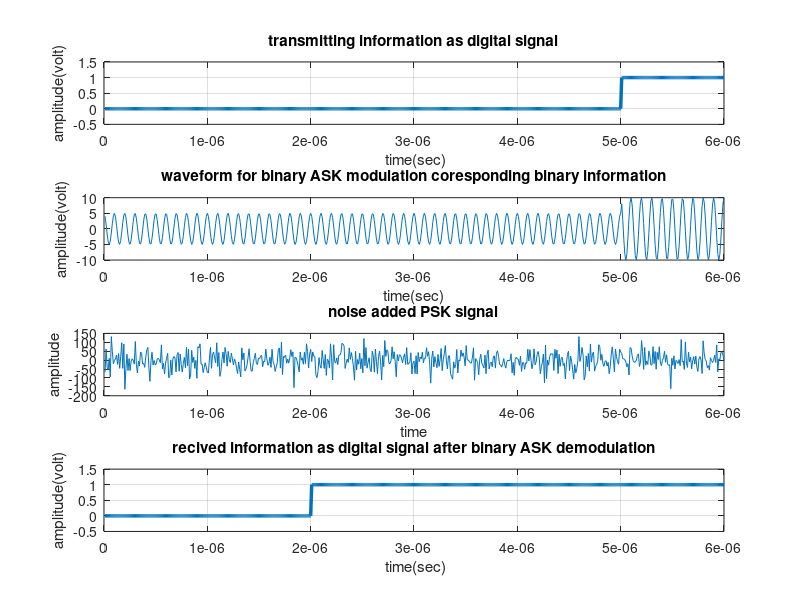
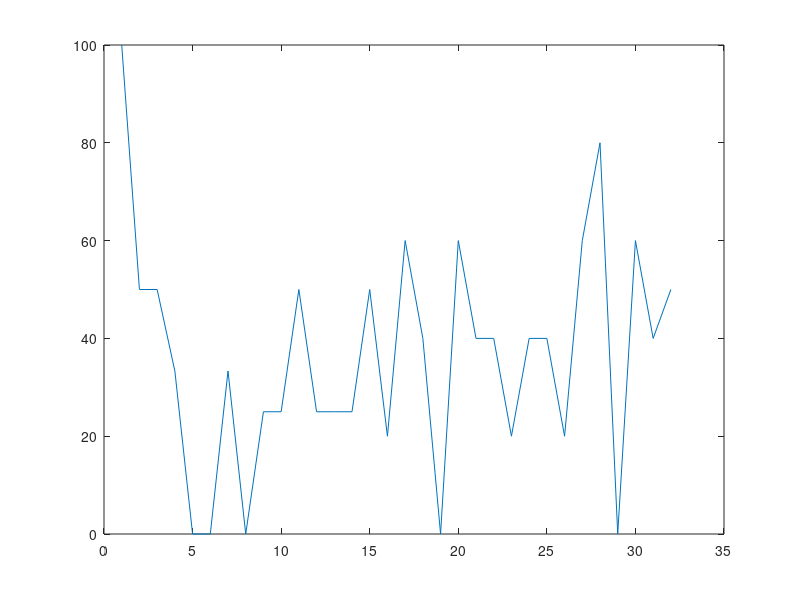

These figures' MATLAB source, in order:
clc;
clear all;
close all;
Percentage = [];
maxlength=5
for l=1:2^maxlength   % ALL VALUES FROM 1 BIT TO maxlength BITS
    x = de2bi(l)

                                    % Binary Information
bp=.000001;                                                    % bit period
disp(' Binary information at Trans mitter :');
disp(x);

%XX representation of transmitting binary information as digital signal XXX
bit=[]; 
for n=1:1:length(x)
    if x(n)==1;
       se=ones(1,100);
    else x(n)==0;
        se=zeros(1,100);
    end
     bit=[bit se];

end
t1=bp/100:bp/100:100*length(x)*(bp/100);
subplot(4,1,1);
plot(t1,bit,'lineWidth',2.5);grid on;
axis([ 0 bp*length(x) -.5 1.5]);
ylabel('amplitude(volt)');
xlabel(' time(sec)');
title('transmitting information as digital signal');



%XXXXXXXXXXXXXXXXXXXXXXX Binary-ASK modulation XXXXXXXXXXXXXXXXXXXXXXXXXXX%
A1=10;                      % Amplitude of carrier signal for information 1
A2=5;                       % Amplitude of carrier signal for information 0
br=1/bp;                                                         % bit rate
f=br*10;                                                 % carrier frequency 
t2=bp/99:bp/99:bp;                 
ss=length(t2);
m=[];
for (i=1:1:length(x))
    if (x(i)==1)
        y=A1*cos(2*pi*f*t2);
        
    else
        y=A2*cos(2*pi*f*t2);
    end
    m=[m y];
end
t3=bp/99:bp/99:bp*length(x);
subplot(4,1,2);
plot(t3,m);
xlabel('time(sec)');
ylabel('amplitude(volt)');
title('waveform for binary ASK modulation coresponding binary information');

r=50*randn(1,length(m));
m=m+r;

subplot(4,1,3);
plot(t3,m);
xlabel('time');
ylabel('amplitude');
title('noise added PSK signal');

%XXXXXXXXXXXXXXXXXXXX Binary ASK demodulation XXXXXXXXXXXXXXXXXXXXXXXXXXXXX
mn=[];
for n=ss:ss:length(m);
    
  t=bp/99:bp/99:bp;
  y=cos(2*pi*f*t);
  % carrier siignal
  mm=y.*m((n-(ss-1)):n);
  t4=bp/99:bp/99:bp;
  z=trapz(t4,mm);
  2*z/bp;       % intregation 
  zz=round((2*z/bp));
  if(zz>7.5)                                  % logic level = (A1+A2)/2=7.5
    a=1;
  else
    a=0;
  end
  mn=[mn a];
end


%XXXXX Representation of binary information as digital signal which achived 
%after ASK demodulation XXXXXXXXXXXXXXXXXXXXXXXXXXXXXXXXXXXXXXXXXXXXXXXXXXX
bit=[];
for n=1:length(mn)
    if mn(n)==1;
       se=ones(1,100);
    else mn(n)==0;
        se=zeros(1,100);
    end
     bit=[bit se];

end
t4=bp/100:bp/100:100*length(mn)*(bp/100);
subplot(4,1,4);
plot(t4,bit,'LineWidth',2.5);grid on;
axis([ 0 bp*length(mn) -.5 1.5]);
ylabel('amplitude(volt)');
xlabel(' time(sec)');
title('recived information as digital signal after binary ASK demodulation');


Percentage=[Percentage, sum(xor(mn,x))/length(x)*100];
end

len=1:32;
figure
plot(len, Percentage) 
mean(Percentage)
